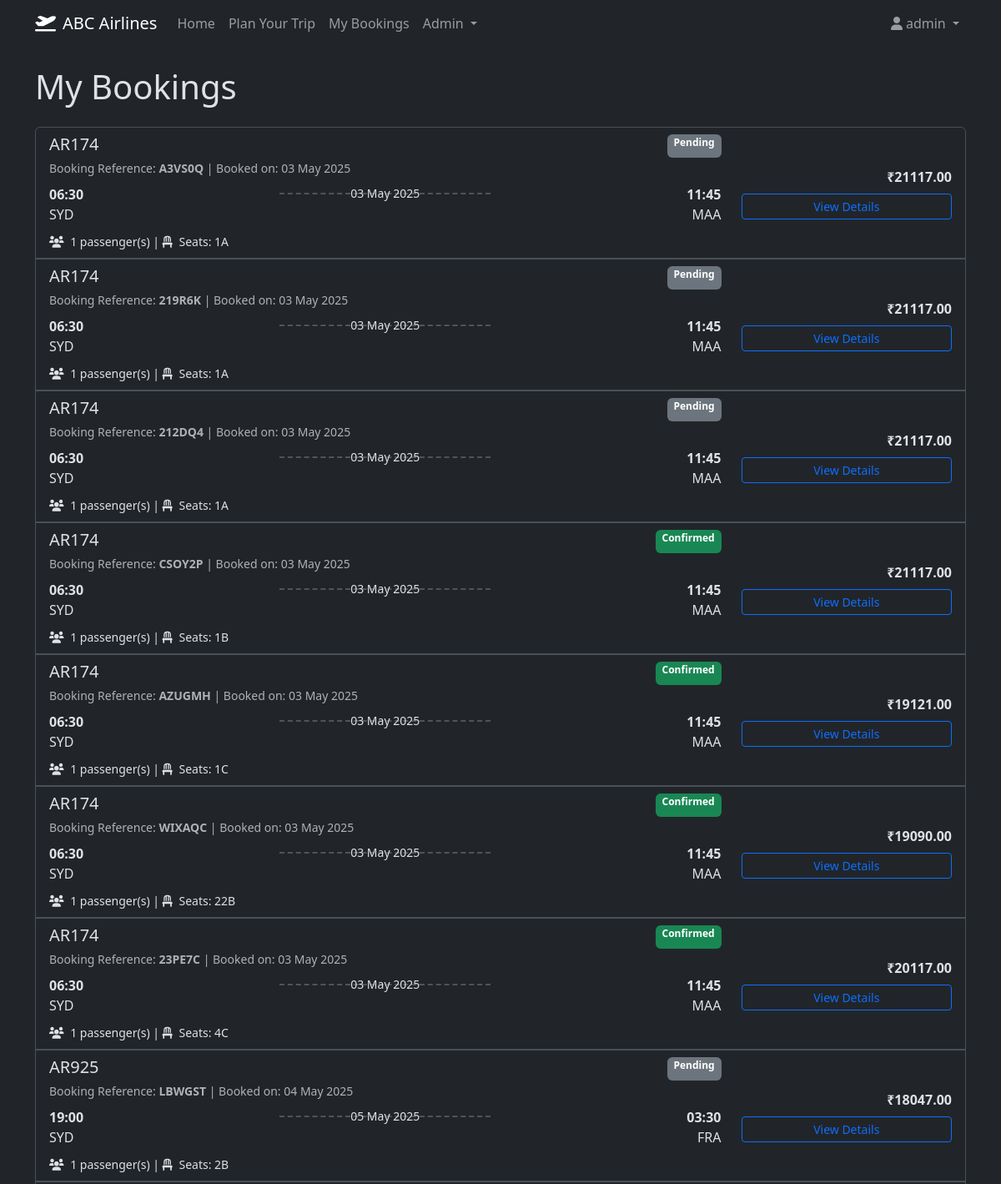
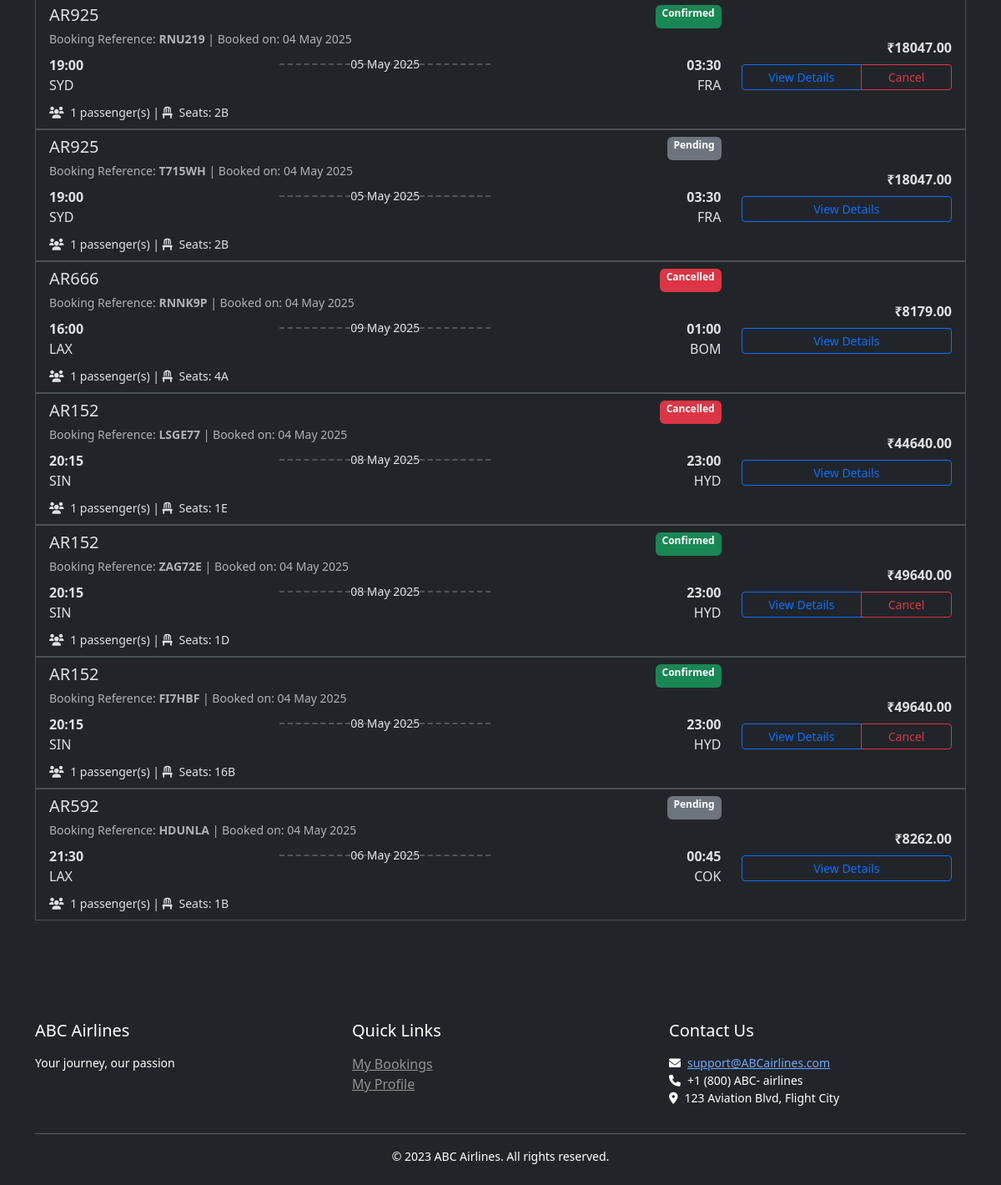
/my-bookings (signed in), run on the app's committed database (2 pictures, top to bottom).
### models.py (models this page shows, shortened)
class User(UserMixin, db.Model):
    __tablename__ = 'users'
    id = db.Column(db.Integer, primary_key=True)
    username = db.Column(db.String(80), unique=True, nullable=False)
    email = db.Column(db.String(120), unique=True, nullable=False)
    password_hash = db.Column(db.String(128), nullable=False)
    is_admin = db.Column(db.Boolean, default=False)
    frequent_flyer_points = db.Column(db.Integer, default=0)
    created_at = db.Column(db.DateTime, nullable=False, default=datetime.utcnow)  # Add created_at
    bookings = db.relationship('Booking', backref='user', lazy=True)

class Flight(db.Model):
    __tablename__ = 'flights'
    id = db.Column(db.Integer, primary_key=True)
    flight_number = db.Column(db.String(10), nullable=False)
    origin = db.Column(db.String(3), nullable=False)
    destination = db.Column(db.String(3), nullable=False)
    departure_time = db.Column(db.DateTime, nullable=False)
    arrival_time = db.Column(db.DateTime, nullable=False)
    aircraft_type = db.Column(db.String(50), nullable=False)
    seats_total = db.Column(db.Integer, nullable=False)
    seats_available = db.Column(db.Integer, nullable=False)
    price = db.Column(db.Float, nullable=False)
    status = db.Column(db.String(20), nullable=False)
    bookings = db.relationship('Booking', backref='flight', lazy=True)

class Booking(db.Model):
    __tablename__ = 'bookings'
    id = db.Column(db.Integer, primary_key=True)
    user_id = db.Column(db.Integer, db.ForeignKey('users.id'), nullable=False)
    flight_id = db.Column(db.Integer, db.ForeignKey('flights.id'), nullable=False)
    booking_time = db.Column(db.DateTime, nullable=False)
    status = db.Column(db.String(20), nullable=False)
    price_paid = db.Column(db.Float, nullable=False)
    booking_reference = db.Column(db.String(6), unique=True, nullable=False)
    payment_id = db.Column(db.String(100))
    passengers = db.relationship('Passenger', backref='booking', lazy=True)
    seat_numbers = db.relationship('Seat', backref='booking', lazy=True)

### routes.py (the view)
@app.route('/my-bookings')
@login_required
def my_bookings():
    user_bookings = data.get_user_bookings(current_user.id)
    booking_details = []
    for booking in user_bookings:
        flight = data.get_flight_by_id(booking.flight_id)
        if flight:
            booking_details.append({
                'booking': booking,
                'flight': flight
            })
    now = datetime.now()
    return render_template(
        'user_reservations.html',
        booking_details=booking_details,
        get_airport_name=data.get_airport_name,
        format_datetime=format_datetime,
        format_date=format_date,
        format_time=format_time,
        now=now
    )

### app.py (called while the page is built)
@login_manager.user_loader
def load_user(user_id):
    from models import User
    return User.query.get(int(user_id))

### data.py (called while the page is built)
def get_flight_by_id(flight_id):
    return Flight.query.get(flight_id)

def get_user_bookings(user_id):
    return Booking.query.filter_by(user_id=user_id).all()

### routes.py (called while the page is built)
@app.context_processor
def utility_processor():
    return {
        'format_datetime': format_datetime,
        'format_date': format_date,
        'format_time': format_time,
        'format_price': format_price
    }

### utils.py (called while the page is built)
def format_date(dt):
    if not dt:
        return ""
    if isinstance(dt, datetime):
        dt = dt.date()
    return dt.strftime("%d %b %Y")

def format_time(dt):
    if not dt:
        return ""
    return dt.strftime("%H:%M")

def format_price(price):
    if price is not None:
        return f"\u20B9{price:.2f}"
    return "Not available"

### templates/user_reservations.html (shortened to what this page needs)
{% extends "base.html" %}
{% block content %}
<div class="mb-4">
    <h1 class="mb-4">My Bookings</h1>
    {% if booking_details %}
    <div class="list-group mb-4">
        {% for item in booking_details %}
        <div class="list-group-item list-group-item-action">
            <div class="row">
                <div class="col-md-9">
                    <div class="d-flex w-100 justify-content-between">
                        <h5 class="mb-1">{{ item.flight.flight_number }}</h5>
                        <span class="badge
                            {{ 'bg-success' if item.booking.status == 'Confirmed' else
                               'bg-danger' if item.booking.status == 'Cancelled' else
                               'bg-info' if item.booking.status == 'Checked-in' else 'bg-secondary' }}">
                            {{ item.booking.status }}
                        </span>
                    </div>
                    <div class="mb-2">
                        <small class="text-muted">
                            Booking Reference: <strong>{{ item.booking.booking_reference }}</strong> |
                            Booked on: {{ format_date(item.booking.booking_time) }}
                        </small>
                    </div>
                    <div class="row mb-2">
                        <div class="col-md-4">
                            <div>
                                <strong>{{ format_time(item.flight.departure_time) }}</strong>
                                <div>{{ item.flight.origin }}</div>
                            </div>
                        </div>
                        <div class="col-md-4 text-center">
                            <div class="flight-line position-relative">
                                <hr>
                                <small class="flight-date">{{ format_date(item.flight.departure_time) }}</small>
                            </div>
                        </div>
                        <div class="col-md-4 text-end">
                            <div>
                                <strong>{{ format_time(item.flight.arrival_time) }}</strong>
                                <div>{{ item.flight.destination }}</div>
                            </div>
                        </div>
                    </div>
                    <div>
                        <small>
                            <i class="fas fa-users me-1"></i> {{ item.booking.passengers|length }} passenger(s) |
                            <i class="fas fa-chair me-1"></i> Seats: {{ item.booking.seat_numbers|map(attribute='seat_number')|join(', ') }}
                        </small>
                    </div>
                </div>
                <div class="col-md-3 text-end d-flex flex-column justify-content-center">
                    <div class="mb-2">
                        <span class="fw-bold">{{ format_price(item.booking.price_paid) }}</span>
                    </div>
                    <div class="btn-group">
                        <a href="{{ url_for('booking_confirm', booking_id=item.booking.id) }}" class="btn btn-sm btn-outline-primary">
                            View Details
                        </a>
                        {% if item.booking.status == 'Confirmed' and item.flight.departure_time > now %}
                        <button type="button" class="btn btn-sm btn-outline-danger"
                                data-bs-toggle="modal"
                                data-bs-target="#cancelModal{{ item.booking.id }}">
                            Cancel
                        </button>
                        {% endif %}
                    </div>
                </div>
            </div>
        </div>
        {% endfor %}
    </div>
    {% endif %}
</div>
{% endblock %}

### templates/base.html (shortened to what this page needs)
<!DOCTYPE html>
<html lang="en" data-bs-theme="dark">
<head>
    <link rel="stylesheet" href="https://cdn.jsdelivr.net/npm/bootstrap@5.3.3/dist/css/bootstrap.min.css">
    <link rel="stylesheet" href="https://cdnjs.cloudflare.com/ajax/libs/font-awesome/6.0.0/css/all.min.css">
    <link rel="stylesheet" href="{{ url_for('static', filename='css/custom.css') }}">
</head>
<body>
    <nav class="navbar navbar-expand-lg navbar-dark bg-dark mb-4">
        <div class="container">
            <a class="navbar-brand" href="{{ url_for('index') }}">
                <i class="fas fa-plane-departure me-2"></i>ABC Airlines
            </a>
            <div class="collapse navbar-collapse" id="navbarNav">
                <ul class="navbar-nav me-auto">
                    <li class="nav-item">
                        <a class="nav-link" href="{{ url_for('index') }}">Home</a>
                    </li>
                    <li class="nav-item">
                        <button class="btn btn-link nav-link" data-bs-toggle="modal" data-bs-target="#travelModal">Plan Your Trip</button>
                    </li>
                    {% if current_user.is_authenticated %}
                    <li class="nav-item">
                        <a class="nav-link" href="{{ url_for('my_bookings') }}">My Bookings</a>
                    </li>
                    {% endif %}
                    {% if current_user.is_authenticated and current_user.is_admin %}
                    <li class="nav-item dropdown">
                        <a class="nav-link dropdown-toggle" href="#" id="adminDropdown" role="button" data-bs-toggle="dropdown">
                            Admin
                        </a>
                    </li>
                    {% endif %}
                </ul>
                <ul class="navbar-nav">
                    {% if current_user.is_authenticated %}
                    <li class="nav-item dropdown">
                        <a class="nav-link dropdown-toggle" href="#" id="userDropdown" role="button" data-bs-toggle="dropdown">
                            <i class="fas fa-user me-1"></i>{{ current_user.username }}
                        </a>
                    </li>
                    {% endif %}
                </ul>
            </div>
        </div>
    </nav>
    <main class="container pb-4">
        {% block content %}{% endblock %}
    </main>
    <footer class="bg-dark text-white mt-5 py-4">
        <div class="container">
            <div class="row">
                <div class="col-md-4">
                    <h5>ABC Airlines</h5>
                    <p class="small">Your journey, our passion</p>
                </div>
                <div class="col-md-4">
                    <h5>Quick Links</h5>
                    <ul class="list-unstyled">
                        {% if current_user.is_authenticated %}
                        <li><a href="{{ url_for('my_bookings') }}" class="text-white-50">My Bookings</a></li>
                        <li><a href="{{ url_for('profile') }}" class="text-white-50">My Profile</a></li>
                        {% else %}
                        <li><a href="{{ url_for('login') }}" class="text-white-50">Login</a></li>
                        <li><a href="{{ url_for('register') }}" class="text-white-50">Register</a></li>
                        {% endif %}
                    </ul>
                </div>
                <div class="col-md-4">
                    <h5>Contact Us</h5>
                    <p class="small">
                        <i class="fas fa-envelope me-2"></i><a href="mailto:support@ABCairlines.com">support@ABCairlines.com</a><br>
                        <i class="fas fa-phone me-2"></i>+1 (800) ABC- airlines<br>
                        <i class="fas fa-map-marker-alt me-2"></i>123 Aviation Blvd, Flight City
                    </p>
                </div>
            </div>
            <hr class="my-3">
            <div class="text-center">
                <p class="small mb-0">&copy; 2023 ABC Airlines. All rights reserved.</p>
            </div>
        </div>
    </footer>
</body>
</html>

### static/css/custom.css (style rules this page uses)
body { min-height: 100vh; display: flex; flex-direction: column; }
main.container { flex: 1; }
h1, h2, h3, h4, h5, h6 { margin-bottom: 1rem; }
.flight-line { position: relative; }
.flight-line hr { margin: 10px 0; border-top: 2px dashed; }

### templates/user_reservations.html (style rules this page uses)
.flight-line { position: relative; }
.flight-date { position: absolute; top: -10px; left: 50%; transform: translateX(-50%); background-color: var(--bs-card-bg); padding: 0 10px; }

### data on the page
User: username "admin"
Flight: flight.flight_number "AR174" "AR174" "AR174" "AR174" "AR174" "AR174" "AR174", departure_time "06:30" "06:30" "06:30" "06:30" "06:30" "06:30" "06:30", flight.origin "SYD" "SYD" "SYD" "SYD" "SYD" "SYD" "SYD", departure_time "03 May 2025" "03 May 2025" "03 May 2025" "03 May 2025" "03 May 2025" "03 May 2025" "03 May 2025", arrival_time "11:45" "11:45" "11:45" "11:45" "11:45" "11:45" "11:45", flight.destination "MAA" "MAA" "MAA" "MAA" "MAA" "MAA" "MAA"
Booking: booking.status "Pending", booking.booking_reference "A3VS0Q", booking_time "03 May 2025", price_paid "₹21117.00"
Booking: booking.status "Pending", booking.booking_reference "219R6K", booking_time "03 May 2025", price_paid "₹21117.00"
Booking: booking.status "Pending", booking.booking_reference "212DQ4", booking_time "03 May 2025", price_paid "₹21117.00"
Booking: booking.status "Confirmed", booking.booking_reference "CSOY2P", booking_time "03 May 2025", price_paid "₹21117.00"
Booking: booking.status "Confirmed", booking.booking_reference "AZUGMH", booking_time "03 May 2025", price_paid "₹19121.00"
Booking: booking.status "Confirmed", booking.booking_reference "WIXAQC", booking_time "03 May 2025", price_paid "₹19090.00"
Booking: booking.status "Confirmed", booking.booking_reference "23PE7C", booking_time "03 May 2025", price_paid "₹20117.00"
Flight: flight.flight_number "AR925" "AR925" "AR925", departure_time "19:00" "19:00" "19:00", flight.origin "SYD" "SYD" "SYD", departure_time "05 May 2025" "05 May 2025" "05 May 2025", arrival_time "03:30" "03:30" "03:30", flight.destination "FRA" "FRA" "FRA"
Booking: booking.status "Pending", booking.booking_reference "LBWGST", booking_time "04 May 2025", price_paid "₹18047.00"
Booking: booking.status "Confirmed", booking.booking_reference "RNU219", booking_time "04 May 2025", price_paid "₹18047.00"
Booking: booking.status "Pending", booking.booking_reference "T715WH", booking_time "04 May 2025", price_paid "₹18047.00"
Flight: flight.flight_number "AR666", departure_time "16:00", flight.origin "LAX", departure_time "09 May 2025", arrival_time "01:00", flight.destination "BOM"
Booking: booking.status "Cancelled", booking.booking_reference "RNNK9P", booking_time "04 May 2025", price_paid "₹8179.00"
Flight: flight.flight_number "AR152" "AR152" "AR152", departure_time "20:15" "20:15" "20:15", flight.origin "SIN" "SIN" "SIN", departure_time "08 May 2025" "08 May 2025" "08 May 2025", arrival_time "23:00" "23:00" "23:00", flight.destination "HYD" "HYD" "HYD"
Booking: booking.status "Cancelled", booking.booking_reference "LSGE77", booking_time "04 May 2025", price_paid "₹44640.00"
Booking: booking.status "Confirmed", booking.booking_reference "ZAG72E", booking_time "04 May 2025", price_paid "₹49640.00"
Booking: booking.status "Confirmed", booking.booking_reference "FI7HBF", booking_time "04 May 2025", price_paid "₹49640.00"
Flight: flight.flight_number "AR592", departure_time "21:30", flight.origin "LAX", departure_time "06 May 2025", arrival_time "00:45", flight.destination "COK"
Booking: booking.status "Pending", booking.booking_reference "HDUNLA", booking_time "04 May 2025", price_paid "₹8262.00"

### other printed values
{{ item.booking.passengers|length }} "1" "1" "1" "1" "1" "1" "1" "1" "1" "1" "1" "1" "1" "1" "1"
{{ item.booking.seat_numbers|map(attribute='seat_number')|join(', ') }} "1A" "1A" "1A" "1B" "1C" "22B" "4C" "2B" "2B" "2B" "4A" "1E" "1D" "16B" "1B"
